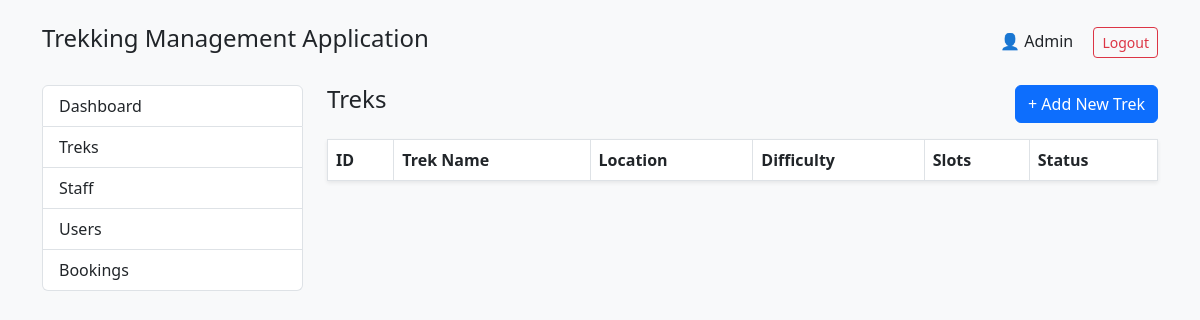
/admin/treks (signed in), run on an earlier commit of the app's database.
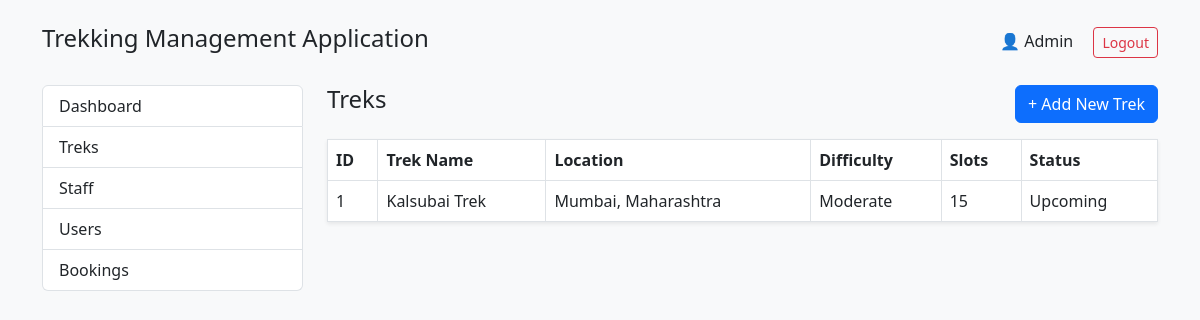
And on a later commit of the database.
### models.py (models this page shows)
class Trek(db.Model):
    trek_id = db.Column(db.Integer, primary_key=True)
    trek_name = db.Column(db.String(150), nullable=False)
    location = db.Column(db.String(150), nullable=False)
    difficulty = db.Column(db.String(50), nullable=False)
    duration = db.Column(db.String(50), nullable=False) # e.g., '5 Days'
    available_slots = db.Column(db.Integer, nullable=False)
    assigned_staff_id = db.Column(db.Integer, db.ForeignKey('user.id'), nullable=True)
    status = db.Column(db.String(50), nullable=False, default='Upcoming') # Upcoming/Ongoing/Completed
    start_date = db.Column(db.Date, nullable=False)
    end_date = db.Column(db.Date, nullable=False)
    bookings = db.relationship('Booking', backref='trek', lazy=True)

### routes/admin.py (the view)
@admin_bp.route('/treks')
@login_required
@admin_required
def manage_treks():
    treks = Trek.query.all()
    return render_template('admin/treks.html', treks=treks)

### routes/admin.py (called while the page is built)
def admin_required(f):
    @wraps(f)
    def decorated_function(*args, **kwargs):
        if not current_user.is_authenticated or current_user.role != 'admin':
            flash('Access Denied. Administrator privileges required.', 'danger')
            return redirect(url_for('auth.login'))
        return f(*args, **kwargs)
    return decorated_function

### templates/admin/treks.html (shortened to what this page needs)
{% extends "admin/admin_layout.html" %}
{% block admin_content %}
<div class="d-flex justify-content-between align-items-center mb-3">
    <h4>Treks</h4>
    <a href="{{ url_for('admin.add_trek') }}" class="btn btn-primary">+ Add New Trek</a>
</div>
<table class="table table-bordered bg-white shadow-sm">
    <thead>
        <tr>
            <th>ID</th>
            <th>Trek Name</th>
            <th>Location</th>
            <th>Difficulty</th>
            <th>Slots</th>
            <th>Status</th>
        </tr>
    </thead>
    <tbody>
        {% for trek in treks %}
        <tr>
            <td>{{ trek.trek_id }}</td>
            <td>{{ trek.trek_name }}</td>
            <td>{{ trek.location }}</td>
            <td>{{ trek.difficulty }}</td>
            <td>{{ trek.available_slots }}</td>
            <td>{{ trek.status }}</td>
        </tr>
        {% endfor %}
    </tbody>
</table>
{% endblock %}

### templates/admin/admin_layout.html
{% extends "base.html" %}
{% block content %}
<div class="d-flex justify-content-between align-items-center mb-4">
    <h4>Trekking Management Application</h4>
    <div>
        <span class="me-3">👤 Admin</span>
        <a href="{{ url_for('auth.logout') }}" class="btn btn-outline-danger btn-sm">Logout</a>
    </div>
</div>
<div class="row">
    <div class="col-md-3">
        <div class="list-group">
            <a href="{{ url_for('admin.dashboard') }}" class="list-group-item list-group-item-action">Dashboard</a>
            <a href="{{ url_for('admin.manage_treks') }}" class="list-group-item list-group-item-action">Treks</a>
            <a href="{{ url_for('admin.manage_staff') }}" class="list-group-item list-group-item-action">Staff</a>
            <a href="{{ url_for('admin.manage_users') }}" class="list-group-item list-group-item-action">Users</a>
            <a href="{{ url_for('admin.view_bookings') }}" class="list-group-item list-group-item-action">Bookings</a>
        </div>
    </div>
    <div class="col-md-9">
        {% block admin_content %}{% endblock %}
    </div>
</div>
{% endblock %}

### templates/base.html (shortened to what this page needs)
<!DOCTYPE html>
<html lang="en">
<head>
    <link href="https://cdn.jsdelivr.net/npm/bootstrap@5.3.0/dist/css/bootstrap.min.css" rel="stylesheet">
</head>
<body class="bg-light">
    <div class="container mt-4">
        {% block content %}{% endblock %}
    </div>
</body>
</html>

What changed in the data, as far as the page shows it:
added Trek: trek_id "1", trek_name "Kalsubai Trek", location "Mumbai, Maharashtra", difficulty "Moderate", available_slots "15", status "Upcoming"
